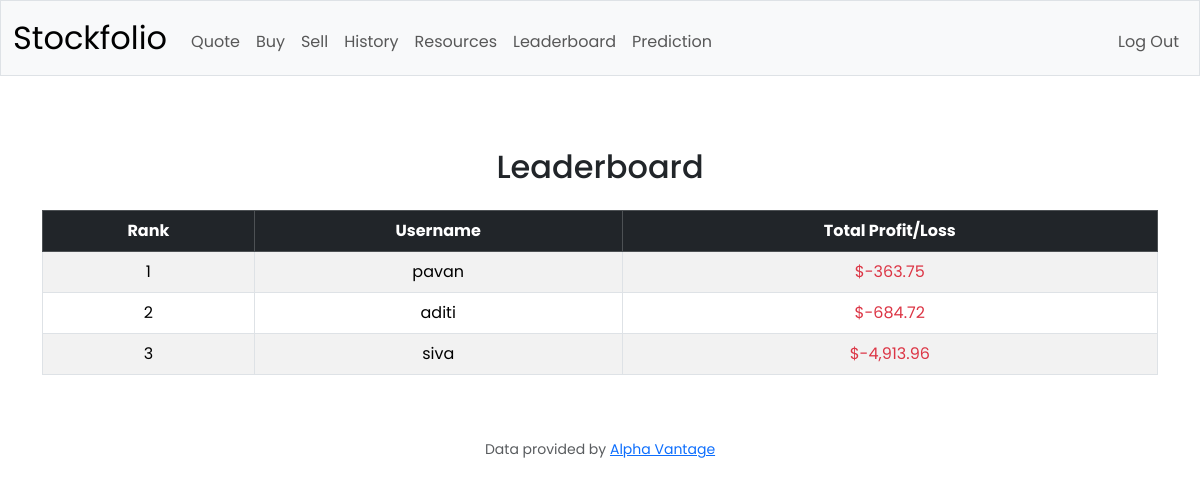
Page /leaderboard (signed in) on the committed database.
### tables this page shows
CREATE TABLE users (id INTEGER PRIMARY KEY AUTOINCREMENT NOT NULL, username TEXT NOT NULL, hash TEXT NOT NULL, cash NUMERIC NOT NULL DEFAULT 10000.00);

### app.py (the view)
@app.route("/leaderboard", methods=["GET", "POST"])
@login_required
def leaderboard():
    if request.method == "GET" :
        rows = db.execute("SELECT * FROM history")
        user_profit_loss = {}
        for row in rows:
            user_id = row["user_id"]
            method = row["method"]
            price = row["price"]
            shares = row["shares"]
            if user_id not in user_profit_loss:
                user_profit_loss[user_id] = 0
            if method == "Buy":
                user_profit_loss[user_id] -= price * shares
            elif method == "Sell":
                user_profit_loss[user_id] += price * shares
        users = db.execute("SELECT id, username FROM users")
        user_map = {user["id"]: user["username"] for user in users}
        leaderboard = [
            {"username": user_map[user_id], "total_profit_loss": total_profit_loss}
            for user_id, total_profit_loss in user_profit_loss.items()
            if user_id in user_map
        ]
        leaderboard.sort(
            key=lambda x: (x["total_profit_loss"] < 0, -x["total_profit_loss"])
        )
        for rank, user in enumerate(leaderboard, start=1):
            user["rank"] = rank
        return render_template("leaderboard.html", leaderboard=leaderboard)

### app.py (called while the page is built)
@app.after_request
def after_request(response):
    response.headers["Cache-Control"] = "no-cache, no-store, must-revalidate"
    response.headers["Expires"] = 0
    response.headers["Pragma"] = "no-cache"
    return response

### helpers.py (called while the page is built)
def login_required(f):
    @wraps(f)
    def decorated_function(*args, **kwargs):
        if session.get("user_id") is None:
            return redirect("/login")
        return f(*args, **kwargs)
    return decorated_function

def usd(value):
    return f"${value:,.2f}"

### templates/leaderboard.html (shortened to what this page needs)
{% extends "layout.html" %}
{% block main %}
<div class="table-responsive">
    <h2 class="text-center my-4">Leaderboard</h2>
    <table class="table table-striped table-hover table-bordered align-middle">
        <thead class="table-dark">
            <tr>
                <th scope="col">Rank</th>
                <th scope="col">Username</th>
                <th scope="col">Total Profit/Loss</th>
            </tr>
        </thead>
        <tbody>
            {% for user in leaderboard %}
                <tr>
                    <td>{{ user['rank'] }}</td>
                    <td>{{ user['username'] }}</td>
                    <td>
                        {% if user['total_profit_loss'] >= 0 %}
                            <span class="text-success">{{ user['total_profit_loss'] | usd }}</span>
                        {% else %}
                            <span class="text-danger">{{ user['total_profit_loss'] | usd }}</span>
                        {% endif %}
                    </td>
                </tr>
            {% endfor %}
        </tbody>
    </table>
</div>
{% endblock %}

### static/styles.css (style rules this page uses)
* { margin: 0; padding: 0; box-sizing: border-box; font-family: "Poppins", sans-serif; }

### rows in the picture
users: rank "1", username "pavan", total_profit_loss "$-363.75"
users: rank "2", username "aditi", total_profit_loss "$-684.72"
users: rank "3", username "siva", total_profit_loss "$-4,913.96"
